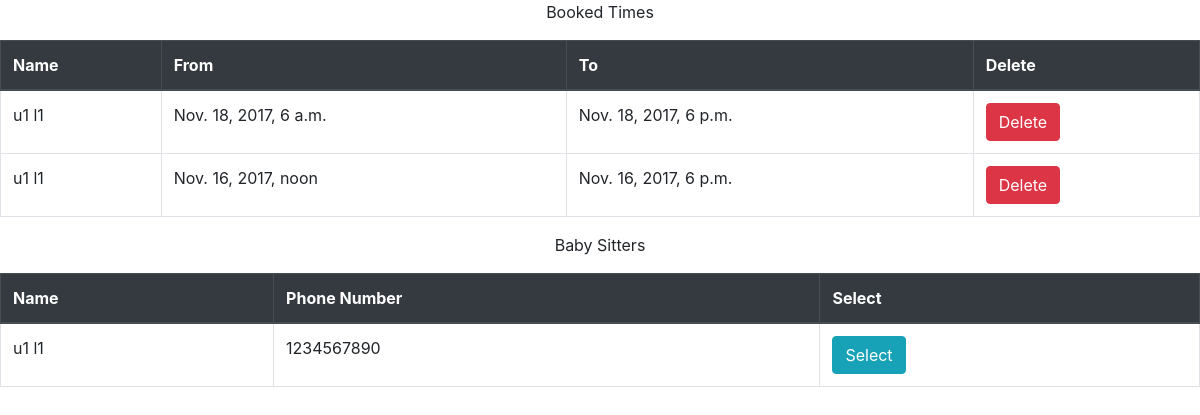
The page /accounts/profile/ (signed in) on the database as committed earlier.
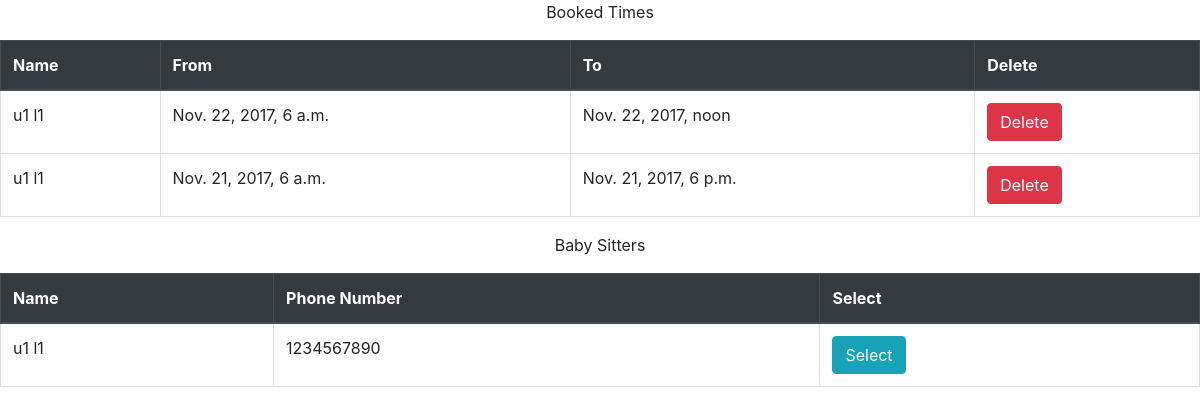
The same page on the database as committed later.
### booking/models.py (models this page shows, shortened)
class BookedTime(models.Model):
    family = models.ForeignKey(Family)
    baby_sitter = models.ForeignKey(BabySitter)
    start_time = models.DateTimeField()
    end_time = models.DateTimeField()
    class Meta:
        ordering = ['-start_time']

class BabySitter(models.Model):
    user = models.OneToOneField(User, primary_key=True)
    phone_number = models.CharField(null=True, max_length=10, blank=True, help_text='4168804341')
    def __str__(self):
        return self.user.get_full_name()
    class Meta:
        permissions = (
            ("baby_sitter", "Can add availabilities"),
        )

### booking/views.py (the view)
# urls.py: url(r'^accounts/profile/$', views.index, name='index'),
@login_required(login_url='/login/')
def index(request):
    if request and request.user:
        if request.user.has_perm('booking.baby_sitter'):
            baby_sitter = BabySitter.objects.get(user=request.user)
            booked_times = BookedTime.objects.filter(baby_sitter=baby_sitter)
            availabilities = Availability.objects.filter(baby_sitter=baby_sitter)
            context = {'bookings': booked_times, 'availabilities': availabilities}
            return render(request, 'babySitterAccount.html', context)
        elif request.user.has_perm('booking.family'):
            family = Family.objects.get(user=request.user)
            booked_times = BookedTime.objects.filter(family=family)
            baby_sitters = BabySitter.objects.all()
            context = {'bookings': booked_times, 'baby_sitters': baby_sitters}
            return render(request, 'familyAccount.html', context)
    return HttpResponse("Hello, world. You're at the booking index.")

### booking/templates/familyAccount.html (shortened to what this page needs)
{% extends "base.html" %}
{% block content %}
<p class="text-center">Booked Times</p>
<table class="table table-bordered table-hover">
    <thead class="thead-dark">
        <tr>
          <th scope="col" class="info">Name</th>
          <th scope="col" class="info">From</th>
          <th scope="col" class="info">To</th>
          <th scope="col" class="info">Delete</th>
        </tr>
    </thead>
    <tbody>
        {% if bookings %}
            {% for booking in bookings %}
                <tr class="info">
                    <td scope="row" class="info">{{booking.baby_sitter}}</td>
                    <td scope="row" class="info">{{booking.start_time}}</td>
                    <td scope="row" class="info">{{booking.end_time}}</td>
                    <td scope="row" class="info">
                        <form method="post" action="/deleteBooking/">
                            <button type="submit" id="booking-{{booking.id}}" class="btn btn-danger">Delete</button>
                        </form>
                    </td>
                </tr>
            {% endfor %}
        {% endif %}
    </tbody>
</table>
<p class="text-center">Baby Sitters</p>
<table class="table table-bordered table-hover">
    <thead class="thead-dark">
        <tr>
          <th scope="col" class="info">Name</th>
          <th scope="col" class="info">Phone Number</th>
          <th scope="col" class="info">Select</th>
        </tr>
    </thead>
    <tbody>
        {% if baby_sitters %}
            {% for baby_sitter in baby_sitters %}
                <tr class="info">
                    <td scope="row" class="info">{{baby_sitter}} </td>
                    <td scope="row" class="info">{{baby_sitter.phone_number}}</td>
                    <td scope="row" class="info">
                        <form method="get" action="/checkAvailability/">
                            <button type="submit" id="baby_sitter-{{baby_sitter.user.id}}" class="btn btn-info">Select</button>
                        </form>
                    </td>
                </tr>
            {% endfor %}
        {% endif %}
    </tbody>
</table>
{% endblock %}

Rows that differ between the two databases and show on the page:
removed BookedTime: baby_sitter "u1 l1", start_time "Nov. 18, 2017, 6 a.m.", end_time "Nov. 18, 2017, 6 p.m."
removed BookedTime: baby_sitter "u1 l1", start_time "Nov. 16, 2017, noon", end_time "Nov. 16, 2017, 6 p.m."
added BookedTime: baby_sitter "u1 l1", start_time "Nov. 22, 2017, 6 a.m.", end_time "Nov. 22, 2017, noon"
added BookedTime: baby_sitter "u1 l1", start_time "Nov. 21, 2017, 6 a.m.", end_time "Nov. 21, 2017, 6 p.m."
